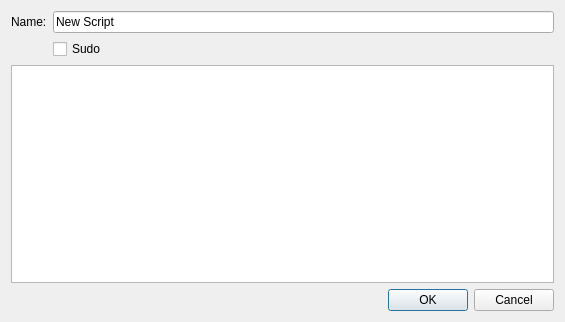
<?xml version="1.0" encoding="UTF-8"?>
<ui version="4.0">
 <class>ScriptDialog</class>
 <widget class="QDialog" name="ScriptDialog">
  <property name="geometry">
   <rect>
    <x>0</x>
    <y>0</y>
    <width>565</width>
    <height>322</height>
   </rect>
  </property>
  <property name="windowTitle">
   <string>Edit Script</string>
  </property>
  <layout class="QVBoxLayout" name="verticalLayout">
   <item>
    <layout class="QFormLayout" name="formLayout">
     <item row="0" column="0">
      <widget class="QLabel" name="label">
       <property name="text">
        <string>Name:</string>
       </property>
      </widget>
     </item>
     <item row="0" column="1">
      <widget class="QLineEdit" name="nameLineEdit">
       <property name="text">
        <string>New Script</string>
       </property>
      </widget>
     </item>
     <item row="1" column="1">
      <widget class="QCheckBox" name="sudoCheckBox">
       <property name="text">
        <string>Sudo</string>
       </property>
      </widget>
     </item>
    </layout>
   </item>
   <item>
    <widget class="QPlainTextEdit" name="scriptEdit">
     <property name="placeholderText">
      <string notr="true"/>
     </property>
    </widget>
   </item>
   <item>
    <widget class="QDialogButtonBox" name="buttonBox">
     <property name="orientation">
      <enum>Qt::Horizontal</enum>
     </property>
     <property name="standardButtons">
      <set>QDialogButtonBox::Cancel|QDialogButtonBox::Ok</set>
     </property>
    </widget>
   </item>
  </layout>
 </widget>
 <resources/>
 <connections>
  <connection>
   <sender>buttonBox</sender>
   <signal>accepted()</signal>
   <receiver>ScriptDialog</receiver>
   <slot>accept()</slot>
   <hints>
    <hint type="sourcelabel">
     <x>248</x>
     <y>254</y>
    </hint>
    <hint type="destinationlabel">
     <x>157</x>
     <y>274</y>
    </hint>
   </hints>
  </connection>
  <connection>
   <sender>buttonBox</sender>
   <signal>rejected()</signal>
   <receiver>ScriptDialog</receiver>
   <slot>reject()</slot>
   <hints>
    <hint type="sourcelabel">
     <x>316</x>
     <y>260</y>
    </hint>
    <hint type="destinationlabel">
     <x>286</x>
     <y>274</y>
    </hint>
   </hints>
  </connection>
 </connections>
</ui>
